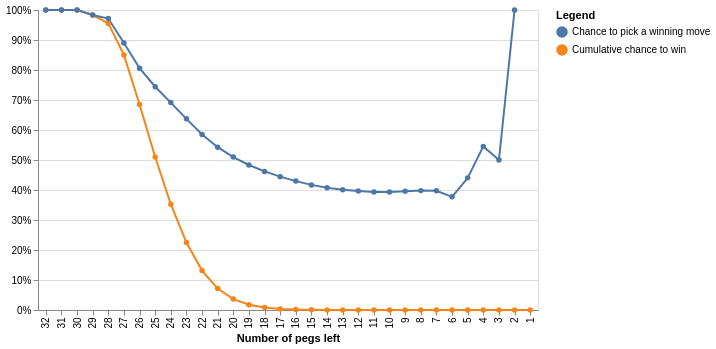

Source (notebook cell):
### Code cell
#| echo: false
plot_columns = ['#pegs', 'Cumulative chance to win', 'Chance to pick a winning move']
df = data[plot_columns].melt(
    id_vars='#pegs',           # column(s) to keep as-is
    var_name='Legend',        # name for the new "category" column
    value_name='#'        # name for the new "value" column
)
alt.Chart(df).mark_line(point=True).encode(
    x=alt.X("#pegs:O", title="Number of pegs left", scale=alt.Scale(reverse=True)),
    y=alt.Y("#:Q", title="", axis=alt.Axis(format=".0%")),
    color='Legend:N'
).properties(width=500, height=300)

### Figure 1 — Vega-Lite specification as saved in the notebook (floating-point values rounded to 4 significant figures)
{"config": {"view": {"continuousWidth": 300, "continuousHeight": 300}}, "data": {"name": "data-775a00e020752b0ee47facbe52d6d160"}, "mark": {"type": "line", "point": true}, "encoding": {"color": {"field": "Legend", "type": "nominal"}, "x": {"field": "#pegs", "scale": {"reverse": true}, "title": "Number of pegs left", "type": "ordinal"}, "y": {"axis": {"format": ".0%"}, "field": "#", "title": "", "type": "quantitative"}}, "height": 300, "width": 500, "$schema": "https://vega.github.io/schema/vega-lite/v6.4.1.json", "datasets": {"data-775a00e020752b0ee47facbe52d6d160": [{"#pegs": 1, "Legend": "Cumulative chance to win", "#": 1.836e-08}, {"#pegs": 2, "Legend": "Cumulative chance to win", "#": 1.836e-08}, {"#pegs": 3, "Legend": "Cumulative chance to win", "#": 1.836e-08}, {"#pegs": 4, "Legend": "Cumulative chance to win", "#": 3.673e-08}, {"#pegs": 5, "Legend": "Cumulative chance to win", "#": 6.735e-08}, {"#pegs": 6, "Legend": "Cumulative chance to win", "#": 1.529e-07}, {"#pegs": 7, "Legend": "Cumulative chance to win", "#": 4.054e-07}, {"#pegs": 8, "Legend": "Cumulative chance to win", "#": 1.021e-06}, {"#pegs": 9, "Legend": "Cumulative chance to win", "#": 2.565e-06}, {"#pegs": 10, "Legend": "Cumulative chance to win", "#": 6.482e-06}, {"#pegs": 11, "Legend": "Cumulative chance to win", "#": 1.648e-05}, {"#pegs": 12, "Legend": "Cumulative chance to win", "#": 4.193e-05}, {"#pegs": 13, "Legend": "Cumulative chance to win", "#": 0.0001057}, {"#pegs": 14, "Legend": "Cumulative chance to win", "#": 0.0002636}, {"#pegs": 15, "Legend": "Cumulative chance to win", "#": 0.000647}, {"#pegs": 16, "Legend": "Cumulative chance to win", "#": 0.001551}, {"#pegs": 17, "Legend": "Cumulative chance to win", "#": 0.003611}, {"#pegs": 18, "Legend": "Cumulative chance to win", "#": 0.008122}, {"#pegs": 19, "Legend": "Cumulative chance to win", "#": 0.01758}, {"#pegs": 20, "Legend": "Cumulative chance to win", "#": 0.03637}, {"#pegs": 21, "Legend": "Cumulative chance to win", "#": 0.07135}, {"#pegs": 22, "Legend": "Cumulative chance to win", "#": 0.1315}, {"#pegs": 23, "Legend": "Cumulative chance to win", "#": 0.2247}, {"#pegs": 24, "Legend": "Cumulative chance to win", "#": 0.3525}, {"#pegs": 25, "Legend": "Cumulative chance to win", "#": 0.5099}, {"#pegs": 26, "Legend": "Cumulative chance to win", "#": 0.6852}, {"#pegs": 27, "Legend": "Cumulative chance to win", "#": 0.8502}, {"#pegs": 28, "Legend": "Cumulative chance to win", "#": 0.9554}, {"#pegs": 29, "Legend": "Cumulative chance to win", "#": 0.9833}, {"#pegs": 30, "Legend": "Cumulative chance to win", "#": 1.0}, {"#pegs": 31, "Legend": "Cumulative chance to win", "#": 1.0}, {"#pegs": 32, "Legend": "Cumulative chance to win", "#": 1.0}, {"#pegs": 1, "Legend": "Chance to pick a winning move", "#": null}, {"#pegs": 2, "Legend": "Chance to pick a winning move", "#": 1.0}, {"#pegs": 3, "Legend": "Chance to pick a winning move", "#": 0.5}, {"#pegs": 4, "Legend": "Chance to pick a winning move", "#": 0.5454}, {"#pegs": 5, "Legend": "Chance to pick a winning move", "#": 0.4405}, {"#pegs": 6, "Legend": "Chance to pick a winning move", "#": 0.3772}, {"#pegs": 7, "Legend": "Chance to pick a winning move", "#": 0.3971}, {"#pegs": 8, "Legend": "Chance to pick a winning move", "#": 0.3979}, {"#pegs": 9, "Legend": "Chance to pick a winning move", "#": 0.3957}, {"#pegs": 10, "Legend": "Chance to pick a winning move", "#": 0.3934}, {"#pegs": 11, "Legend": "Chance to pick a winning move", "#": 0.393}, {"#pegs": 12, "Legend": "Chance to pick a winning move", "#": 0.3967}, {"#pegs": 13, "Legend": "Chance to pick a winning move", "#": 0.401}, {"#pegs": 14, "Legend": "Chance to pick a winning move", "#": 0.4075}, {"#pegs": 15, "Legend": "Chance to pick a winning move", "#": 0.417}, {"#pegs": 16, "Legend": "Chance to pick a winning move", "#": 0.4296}, {"#pegs": 17, "Legend": "Chance to pick a winning move", "#": 0.4445}, {"#pegs": 18, "Legend": "Chance to pick a winning move", "#": 0.462}, {"#pegs": 19, "Legend": "Chance to pick a winning move", "#": 0.4834}, {"#pegs": 20, "Legend": "Chance to pick a winning move", "#": 0.5097}, {"#pegs": 21, "Legend": "Chance to pick a winning move", "#": 0.5427}, {"#pegs": 22, "Legend": "Chance to pick a winning move", "#": 0.5853}, {"#pegs": 23, "Legend": "Chance to pick a winning move", "#": 0.6372}, {"#pegs": 24, "Legend": "Chance to pick a winning move", "#": 0.6913}, {"#pegs": 25, "Legend": "Chance to pick a winning move", "#": 0.7442}, {"#pegs": 26, "Legend": "Chance to pick a winning move", "#": 0.8059}, {"#pegs": 27, "Legend": "Chance to pick a winning move", "#": 0.8899}, {"#pegs": 28, "Legend": "Chance to pick a winning move", "#": 0.9716}, {"#pegs": 29, "Legend": "Chance to pick a winning move", "#": 0.9833}, {"#pegs": 30, "Legend": "Chance to pick a winning move", "#": 1.0}, {"#pegs": 31, "Legend": "Chance to pick a winning move", "#": 1.0}, {"#pegs": 32, "Legend": "Chance to pick a winning move", "#": 1.0}]}}
